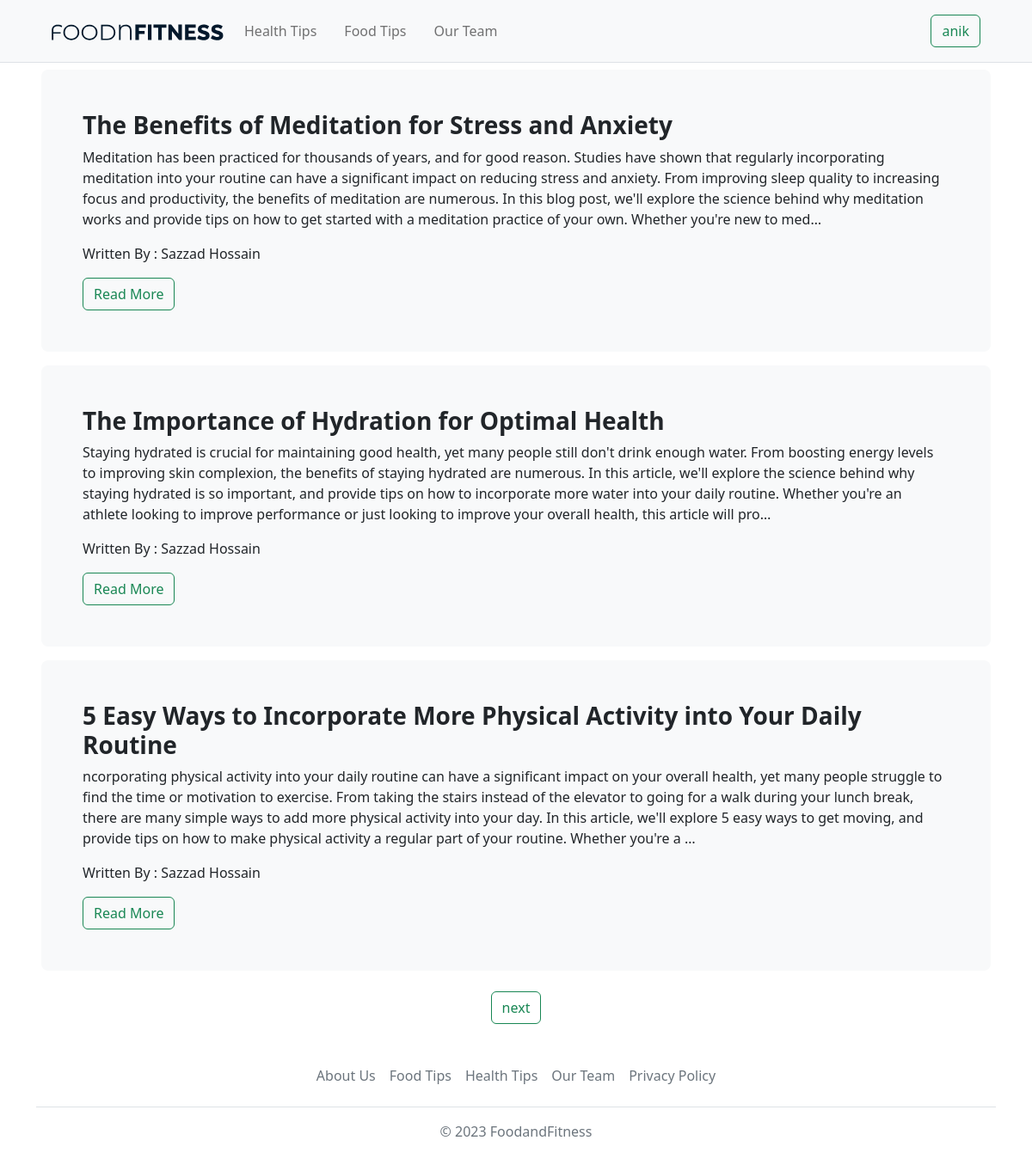
The app's page /healthblog/ (signed in) with its own data.
### home/models.py (models this page shows)
class HealthBlog(models.Model):
    title=models.CharField(max_length=250)
    description=models.TextField()
    writter=models.CharField(max_length=100)
    slug = models.SlugField(unique=True,null=True)

### home/views.py (the view)
# urls.py: path('healthblog/',views.healthblogview, name='healthblog'),
def healthblogview(request):
    HealthBlogData = HealthBlog.objects.all()
    paginator = Paginator(HealthBlogData, 3) # Show 3 blogs per page
    page = request.GET.get('page')
    blogs = paginator.get_page(page)
    return render(request, 'healthblog.html', {'blogs': blogs})

### templates/healthblog.html (shortened to what this page needs)
<!doctype html>
<html lang="en">
<head>
  <link href="https://cdn.jsdelivr.net/npm/bootstrap@5.2.1/dist/css/bootstrap.min.css" rel="stylesheet"
>
</head>
<body>
  <header>
    {% include 'header.html' %}
  </header>
  <main>
    {% for blog in blogs %}
    <div class="px-5 py-2">
      <div class="container-fluid p-5 bg-light rounded-3">
        <h3 class="fw-bold">{{ blog.title }}</h3>
        <p class="fs-6">{{ blog.description | truncatechars:500 }}</p>
        <p>Written By : {{ blog.writter }}</p>
        <a href="{% url 'fullhealthblog' blog.slug %}" >
          <button class="btn btn-outline-success" type="button">Read More</button>
        </a>
      </div>
    </div>
  {% endfor %}
  <div class="mt-3 d-flex justify-content-center">
    {% if blogs.has_next %}
      <a class="btn btn-outline-success" href="?page={{ blogs.next_page_number }}">next</a>
    {% endif %}
  </div>
  </main>
  <footer>
    {% include 'footer.html' %}
  </footer>
</body>
</html>

### templates/header.html (shortened to what this page needs)
<!doctype html>
<html lang="en">
<head>
  <link href="https://cdn.jsdelivr.net/npm/bootstrap@5.2.1/dist/css/bootstrap.min.css" rel="stylesheet"
>
  <link rel="stylesheet" href="../static/css/style.css">
</head>
<body>
  <header class="bg-light border-bottom">
        <nav class="navbar navbar-expand-lg bg-body-tertiary mx-5">
            <div class="container-fluid my-2">
              <a href="{% url 'home' %}"><img src="../static/img/FOODNFITNESS.svg" alt="" style="max-width:200px"></a>
              <div class="collapse navbar-collapse" id="navbarSupportedContent">
                <ul class="navbar-nav me-auto mb-2 mb-lg-0">
                  <li class="nav-item">
                    <a class="nav-link mx-3" aria-current="page" href="{% url 'healthblog' %}">Health Tips</a>
                  </li>
                  <li class="nav-item">
                    <a class="nav-link" href="{% url 'foodblog' %}">Food Tips</a>
                  </li>
                  <li class="nav-item">
                    <a class="nav-link mx-3" href="{% url 'ourteam' %}">Our Team</a>
                  </li>
                </ul>
                {% if user.is_authenticated %}
                <a href="{% url 'profile' %}"><button class="btn btn-outline-success">{{ user.username }}</button></a>
                {% else %}
                <a href="{% url 'signup' %}"><button class="btn btn-success mx-3" action="{% url 'signin' %}">Sign Up</button></a>
                <a href="{% url 'signin' %}"><button class="btn btn-outline-success">Sign In</button></a>
                {% endif %}
              </div>
            </div>
          </nav>
  </header>
</body>
</html>

### records on screen
HealthBlog: title "The Benefits of Meditation for Stress and Anxiety", description "Meditation has been practiced for thousands of years, and for good reason. Studies have shown that regularly incorporating meditation into your routine can have a significant impact on reducing stress and anxiety. From improving sleep quality to increasing focus and productivity, the benefits of meditation are numerous. In this blog post, we'll explore the science behind why meditation works and provide tips on how to get started with a meditation practice of your own. Whether you're new to med…", writter "Sazzad Hossain"
HealthBlog: title "The Importance of Hydration for Optimal Health", description "Staying hydrated is crucial for maintaining good health, yet many people still don't drink enough water. From boosting energy levels to improving skin complexion, the benefits of staying hydrated are numerous. In this article, we'll explore the science behind why staying hydrated is so important, and provide tips on how to incorporate more water into your daily routine. Whether you're an athlete looking to improve performance or just looking to improve your overall health, this article will pro…", writter "Sazzad Hossain"
HealthBlog: title "5 Easy Ways to Incorporate More Physical Activity into Your Daily Routine", description "ncorporating physical activity into your daily routine can have a significant impact on your overall health, yet many people struggle to find the time or motivation to exercise. From taking the stairs instead of the elevator to going for a walk during your lunch break, there are many simple ways to add more physical activity into your day. In this article, we'll explore 5 easy ways to get moving, and provide tips on how to make physical activity a regular part of your routine. Whether you're a …", writter "Sazzad Hossain"

### other values on screen
{{ user.username }} "anik"
